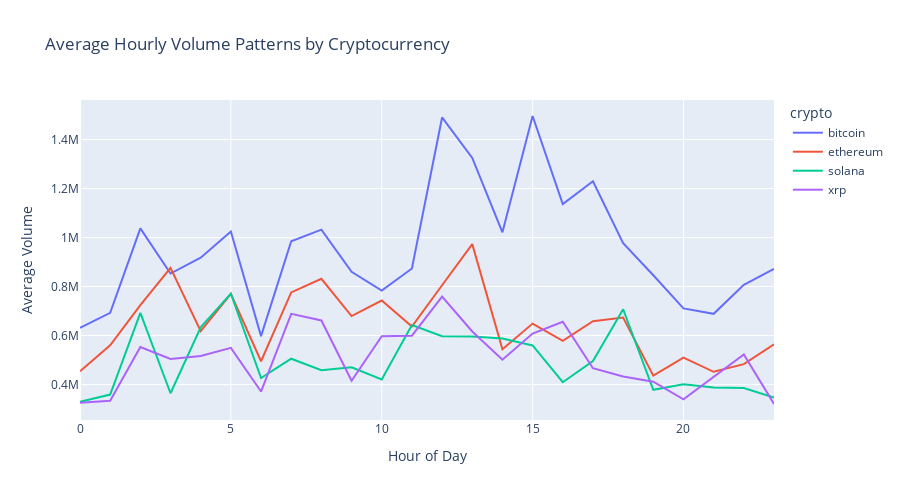

Notebook code cell kept with this figure:
### Code cell
# Visualize hourly volume patterns
volume_hourly = volume_analysis.to_pandas()

fig = px.line(
    volume_hourly, 
    x="hour", 
    y="avg_volume", 
    color="crypto",
    title="Average Hourly Volume Patterns by Cryptocurrency",
    labels={"avg_volume": "Average Volume", "hour": "Hour of Day"}
)
fig.update_layout(height=500)
fig.show()

### Figure 1 — Plotly figure (JSON) as saved in the notebook; plotly's stock layout.template omitted (floating-point values rounded to 4 significant figures)
{"data": [{"hovertemplate": "crypto=bitcoin<br>Hour of Day=%{x}<br>Average Volume=%{y}<extra></extra>", "legendgroup": "bitcoin", "line": {"color": "#636efa", "dash": "solid"}, "marker": {"symbol": "circle"}, "mode": "lines", "name": "bitcoin", "orientation": "v", "showlegend": true, "type": "scatter", "x": [0, 1, 2, 3, 4, 5, 6, 7, 8, 9, 10, 11, 12, 13, 14, 15, 16, 17, 18, 19, 20, 21, 22, 23], "xaxis": "x", "y": [631100.0, 692300.0, 1037000.0, 853000.0, 917900.0, 1025000.0, 597300.0, 984700.0, 1032000.0, 860200.0, 783500.0, 873600.0, 1491000.0, 1325000.0, 1021000.0, 1496000.0, 1136000.0, 1230000.0, 976600.0, 846000.0, 710700.0, 688400.0, 806700.0, 871700.0], "yaxis": "y"}, {"hovertemplate": "crypto=ethereum<br>Hour of Day=%{x}<br>Average Volume=%{y}<extra></extra>", "legendgroup": "ethereum", "line": {"color": "#EF553B", "dash": "solid"}, "marker": {"symbol": "circle"}, "mode": "lines", "name": "ethereum", "orientation": "v", "showlegend": true, "type": "scatter", "x": [0, 1, 2, 3, 4, 5, 6, 7, 8, 9, 10, 11, 12, 13, 14, 15, 16, 17, 18, 19, 20, 21, 22, 23], "xaxis": "x", "y": [453400.0, 559700.0, 723800.0, 876000.0, 617300.0, 769900.0, 494600.0, 775700.0, 831500.0, 679300.0, 742600.0, 636500.0, 805100.0, 973200.0, 543500.0, 648500.0, 577700.0, 658100.0, 673500.0, 435800.0, 509700.0, 451700.0, 482700.0, 563600.0], "yaxis": "y"}, {"hovertemplate": "crypto=solana<br>Hour of Day=%{x}<br>Average Volume=%{y}<extra></extra>", "legendgroup": "solana", "line": {"color": "#00cc96", "dash": "solid"}, "marker": {"symbol": "circle"}, "mode": "lines", "name": "solana", "orientation": "v", "showlegend": true, "type": "scatter", "x": [0, 1, 2, 3, 4, 5, 6, 7, 8, 9, 10, 11, 12, 13, 14, 15, 16, 17, 18, 19, 20, 21, 22, 23], "xaxis": "x", "y": [329200.0, 358500.0, 692600.0, 364000.0, 633700.0, 771200.0, 426000.0, 505000.0, 458100.0, 469800.0, 420200.0, 642800.0, 597000.0, 596100.0, 587300.0, 559200.0, 409000.0, 495700.0, 707000.0, 378100.0, 400400.0, 387700.0, 385300.0, 346100.0], "yaxis": "y"}, {"hovertemplate": "crypto=xrp<br>Hour of Day=%{x}<br>Average Volume=%{y}<extra></extra>", "legendgroup": "xrp", "line": {"color": "#ab63fa", "dash": "solid"}, "marker": {"symbol": "circle"}, "mode": "lines", "name": "xrp", "orientation": "v", "showlegend": true, "type": "scatter", "x": [0, 1, 2, 3, 4, 5, 6, 7, 8, 9, 10, 11, 12, 13, 14, 15, 16, 17, 18, 19, 20, 21, 22, 23], "xaxis": "x", "y": [325200.0, 333100.0, 552400.0, 504200.0, 515900.0, 549300.0, 371000.0, 688200.0, 661200.0, 415300.0, 597000.0, 599200.0, 758400.0, 616300.0, 501000.0, 608000.0, 655900.0, 466400.0, 432400.0, 411000.0, 338900.0, 432100.0, 522800.0, 320100.0], "yaxis": "y"}], "layout": {"height": 500, "legend": {"title": {"text": "crypto"}, "tracegroupgap": 0}, "title": {"text": "Average Hourly Volume Patterns by Cryptocurrency"}, "xaxis": {"anchor": "y", "domain": [0, 1], "title": {"text": "Hour of Day"}}, "yaxis": {"anchor": "x", "domain": [0, 1], "title": {"text": "Average Volume"}}}}
